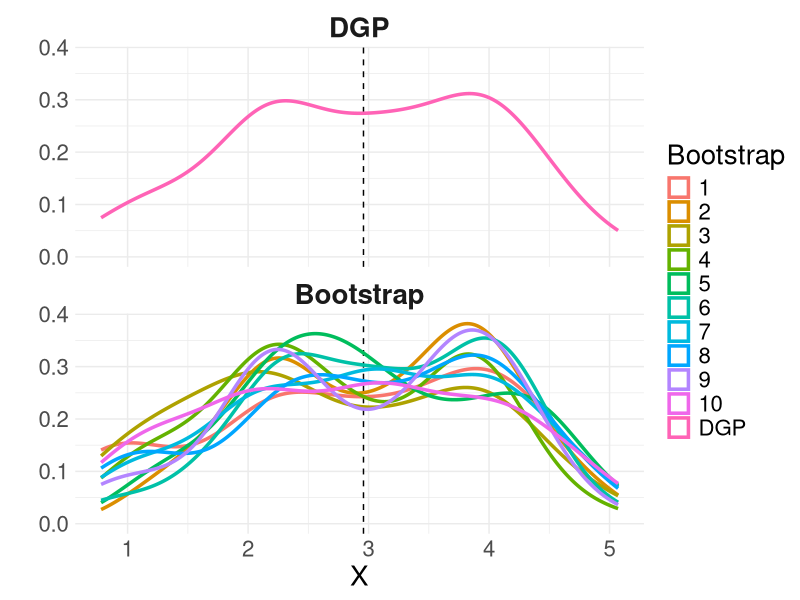

R code for this plot:
## ---- chunk 1
knitr::opts_chunk$set(echo = FALSE)
library(tidyverse)
## ---- chunk 2
library(ggplot2)
set.seed(89)
dgp <- data.frame(x = rnorm(100, pi, sd = 1),
                  type = "DGP",
                  B = "DGP")

bstps <- lapply(1:10, function (b) data.frame(x = sample(dgp$x, 100, replace = TRUE),
                                              B = b,
                                              type = "Bootstrap"))
bstps_df <- rbind(do.call("rbind", bstps),
                  dgp)

bstps_df$type <- factor(bstps_df$type, levels = c("DGP","Bootstrap"))
bstps_df$B <- factor(bstps_df$B, levels = c(1:10,"DGP"))

ggplot(bstps_df, aes(x = x, color = as.factor(B))) + 
  facet_wrap(.~type, ncol = 1) +
  geom_vline(xintercept = mean(bstps_df$x[bstps_df$type == "DGP"]),
             linetype = "dashed") +
  geom_density(size = 1.2) + 
  theme_minimal() +
  labs(x = "X", y = "", color = "Bootstrap") +
  theme(text = element_text(size = 20),
        strip.text.x = element_text(size = 20, face = "bold"))
  
